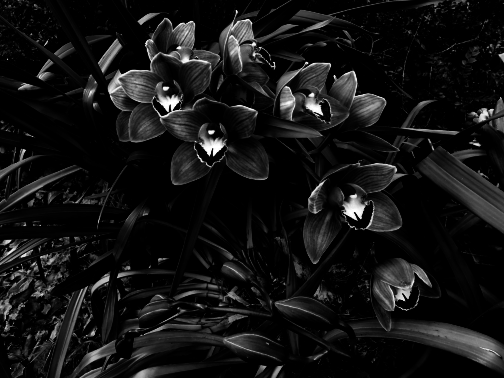
#> input picture assignment1/code_data/test1.png, 504 x 378 px
$ jupyter execute assignment1_1.ipynb   (shell and % lines are left out)
#> lines starting #> are read from the running program, lines starting #| are printed output that depends on the picture
[cell 1]
from google.colab import drive
drive.mount('/content/drive')

[cell 2]
%cd "/content/drive/MyDrive/Colab Notebooks"

[cell 3]
"""
... is the place where you need to fill in
"""

import numpy as np
import cv2
from matplotlib import pyplot as plt
from google.colab.patches import cv2_imshow  # for colab only

# define a function to plot the histogram
def plot_hist(img, color='b', L = 256):
  """
  img: the gray-scale image
  color: the color used to plot the figure, default is blue.
  L: intensity level, default 256
  """
  plt.hist(img.flatten(), L, [0, L], color=color)
  plt.xlim([0, L])
  plt.legend(('histogram'), loc='upper left')
  plt.show()

[cell 4]
# load gray-scale image
img_gray = cv2.imread('test1.png', 0)
#> img_gray is the input picture: shape (378, 504); min 0, max 255, mean 19.7
# cv2.imshow(img) # for opencv
cv2_imshow(img_gray)

[cell 5]
#########################################
# Please refer to the histogram
# Describe it in your report
plot_hist(img_gray)
#> in plot_hist, `plt.show()`:
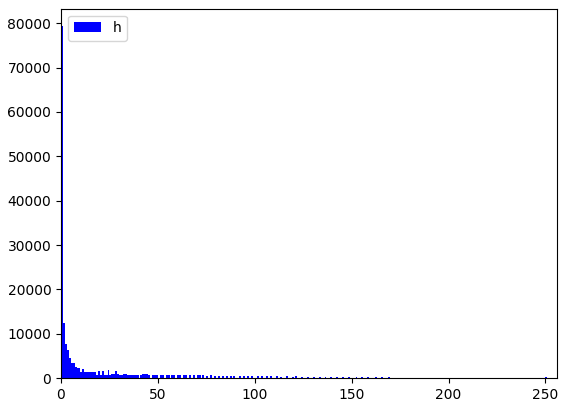
#> figure drawn by matplotlib, 1 panel; tallest bar 79334 high, from x = 0 to 1
#########################################

[cell 6]
#########################################
# Please fill, use opencv to realize histogram equalization
# then show the histogram and image after histogram equalization.
# Hint: use cv2.equalizeHist()
img_eq = cv2.equalizeHist(img_gray)
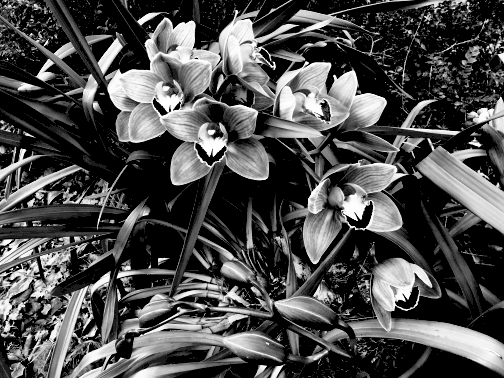
#> img_eq: shape (378, 504); min 0, max 255, mean 76.6
plot_hist(img_eq)
cv2_imshow(img_eq)
#########################################

[cell 7]
#########################################
# Please fill, implement histogram equalization based on the konwledge in the course.
# Hint: ppt 55~61 and 86

# step 1: calculate the probability for each intensity level of the input image
img_gray = cv2.imread('test1.png', 0)
L = 256  # number of intensity levels
pr_hist = np.zeros([L])  # create an numpy array to store probabilities of intensity levels.
H, W = img_gray.shape
#> H = 378; W = 504

for i in range(H):
  for j in range(W):
    pixel_value = img_gray[i, j]
    pr_hist[int(pixel_value)] = pr_hist[int(pixel_value)] + 1  # add 1 to the corresponding intensity level
#> after the loop, pr_hist = 256 values, max 79334 at index 0, min 0 at index 40, mean 744.2

pr_hist /= H * W  # normalize to 0~1
#> pr_hist = 256 values, max 0.416 at index 0, min 0 at index 40, mean 0.00391


# step 2: transform the intensity based on the obtained pr_hist.
eq_hist = np.zeros_like(pr_hist)  # create a look-up/transform table. (r-->s)
#> eq_hist = 256 values from 0 to 0
s_img = np.zeros_like(img_gray)  # the transformed image s.

# transform each pixel value in input image, and the transformed values are stored in the s_img.
for k in range(L):
  eq_hist[k] = eq_hist[k-1] + pr_hist[k]  # calculate s for each intensity level (r)
#> after the loop, eq_hist = 256 values from 0.416 to 1
# normalize to 0~L-1
eq_hist_min, eq_hist_max = eq_hist.min(), eq_hist.max()
#> eq_hist_min = 0.416; eq_hist_max = 1
for k in range(L):
  eq_hist[k] = int((eq_hist[k] - eq_hist_min) / (eq_hist_max - eq_hist_min) * (L - 1))
#> after the loop, eq_hist = 256 values from 0 to 255
for i in range(H):
  for j in range(W):
    pixel_value = img_gray[i, j]
    s_img[i, j] = eq_hist[int(pixel_value)]  # transform pixel_value (r) to s according to the eq_hist

plot_hist(s_img)
cv2_imshow(s_img)
###########################################

$ run again, with assignment1/code_data/test2.jpg saved as assignment1/code_data/test1.png
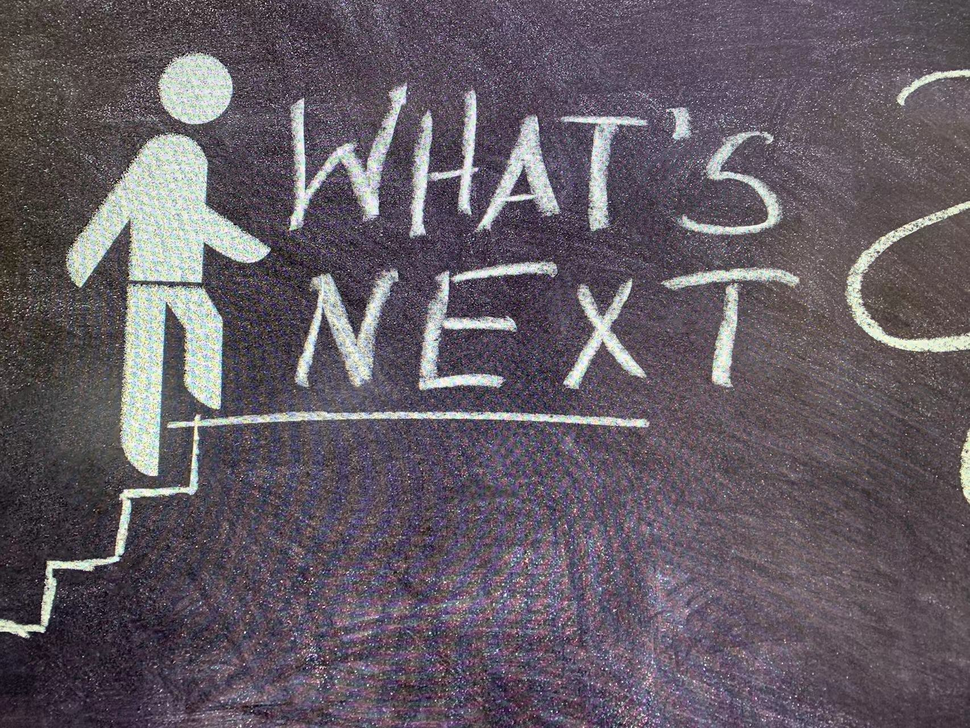
#> input picture assignment1/code_data/test2.jpg, 970 x 728 px, shrunk from 1706 x 1280 before the run
#> `img_eq = cv2.equalizeHist(img_gray)`:
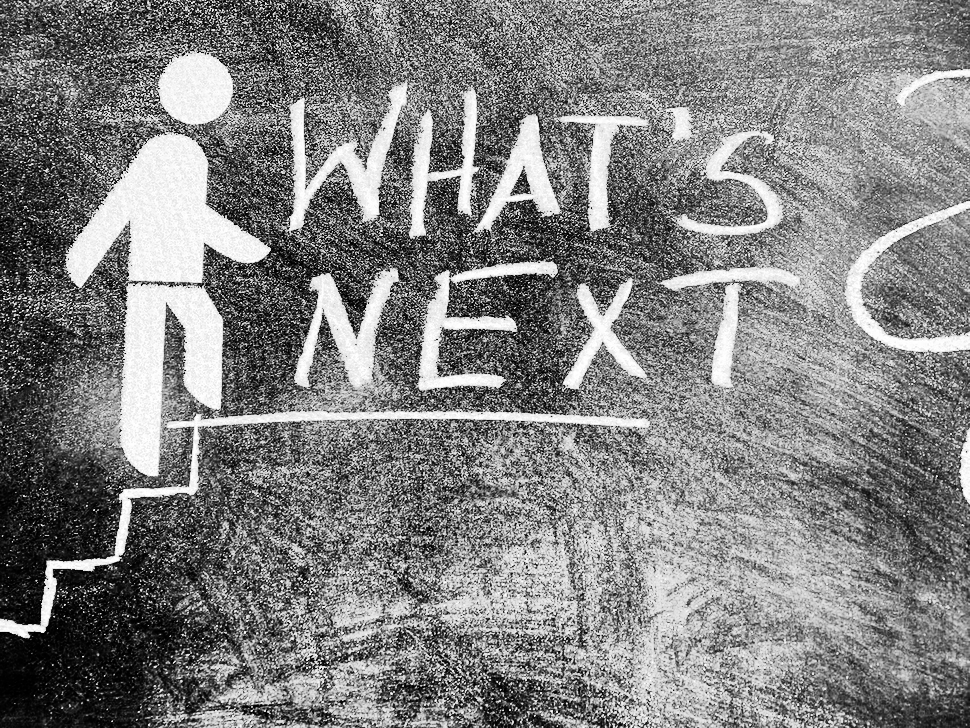
#> img_eq: shape (728, 970); min 0, max 255, mean 128.8
#> after the loop `for i in range(H):`: pr_hist = 256 values, max 12565 at index 83, min 3 at index 2, mean 2758.4
#> `pr_hist /= H * W`: pr_hist = 256 values, max 0.0178 at index 83, min 4.25e-06 at index 2, mean 0.00391
#> after the loop `for k in range(L):`: eq_hist = 256 values from 7.08e-06 to 1
#> eq_hist_min = 7.08e-06; eq_hist_max = 1
#> after the loop `for k in range(L):`: eq_hist = 256 values from 0 to 255
#> in plot_hist (call 3), `plt.show()`:
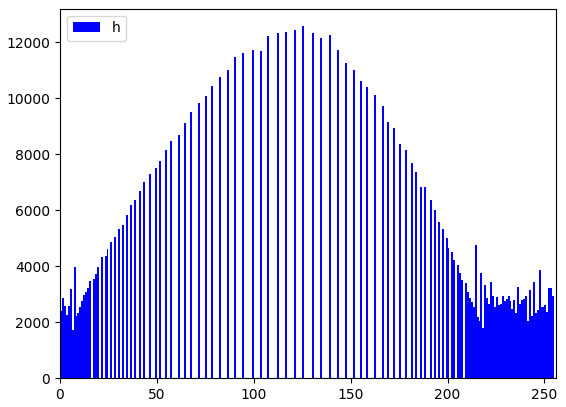
#> figure drawn by matplotlib, 1 panel; tallest bar 12565 high, from x = 125 to 126
